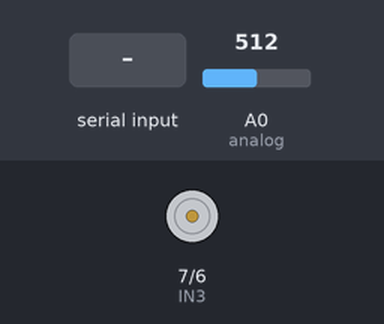
A sketch run on a simulated Arduino Uno, built with avr-gcc and run on an emulated ATmega328P. Parts: motor-driver pin pairs drawn as motors (green arrow = first pin HIGH = forward, orange = second pin HIGH = backward, longer = more drive, scaled by the enable pin). The test bench sets the inputs (shaded band); at power-on: A0 (analog) = 512. What the sketch prints to the serial monitor is not drawn.

Above: at 1.2 s.
1.3 s: "90,45\n" received over Serial
At 2.1 s:
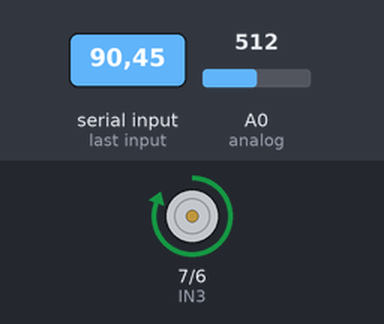
3.8 s: "30,150\n" received over Serial
At 6.0 s:
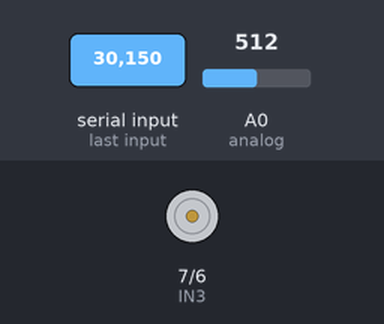
6.3 s: "5\n" received over Serial
Timing chart, 0 to 9.3 s (numbered marks = the images above; inputs shaded):
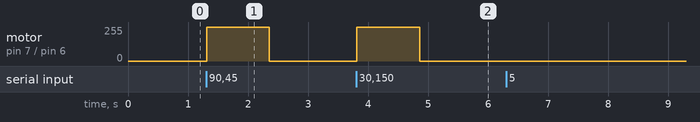

The sketch:

ubicacionX-arduino-motor.ino
```cpp
int ENB = 5; //violeta
int IN3 = 7; //marrón
int IN4 = 6; //blanco

int analog = A0;
int valX = 0;

void setup() {
  Serial.begin(9600);
  pinMode (ENB, OUTPUT);
  pinMode (IN3, OUTPUT);
  pinMode (IN4, OUTPUT);

}

void Adelante () {
 digitalWrite (IN3, HIGH);
 digitalWrite (IN4, LOW);
 analogWrite (ENB, 255); //Velocidad
}

void Atras () {
  digitalWrite (IN3, LOW);
 digitalWrite (IN4, HIGH);
 analogWrite (ENB, 255); //Velocidad
}

void Frenar () {
  digitalWrite (IN3, LOW);
 digitalWrite (IN4, LOW);
 analogWrite (ENB, 0);
}

void loop() {

 valX = analogRead(analog); //potenciómetro
 valX = map(valX, 0, 1023, 1, 10);
 Serial.print(valX);

  if(Serial.available() > 0) {
    int posX = Serial.parseInt();

      if (posX > valX) {
        Serial.print("adelante");
        Adelante ();
        //delay(500);
        //Frenar();
      } else if (posX < valX) {
        Serial.print("atrás");
        Atras ();
        //delay(500);
        //Frenar();
      } else if (posX == valX){
        Frenar();
      }

      Serial.print("Valor recibido: ");
      Serial.print(posX);


  } else {
    Frenar();
  }

}
```

Measured:
- after the input at 1.3 s, motor on pin 7 (IN3) / pin 6 (IN4): stopped → forward 255/255 at once, → stopped 1.0 s later
- after the input at 3.8 s, motor on pin 7 (IN3) / pin 6 (IN4): stopped → forward 255/255 at once, → stopped 1.0 s later
